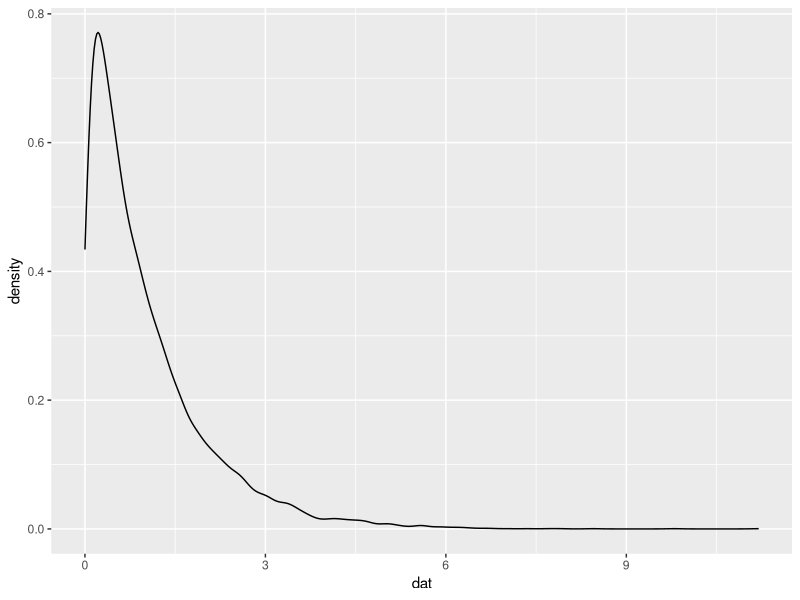
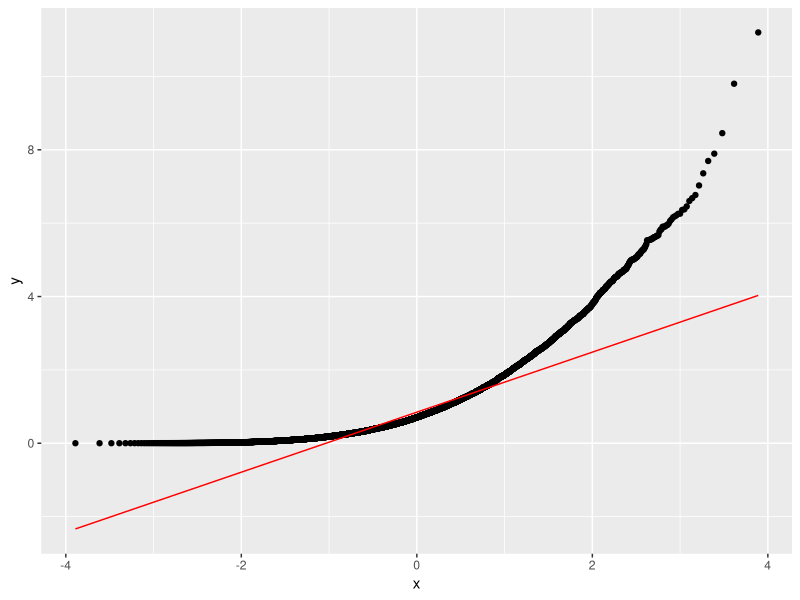
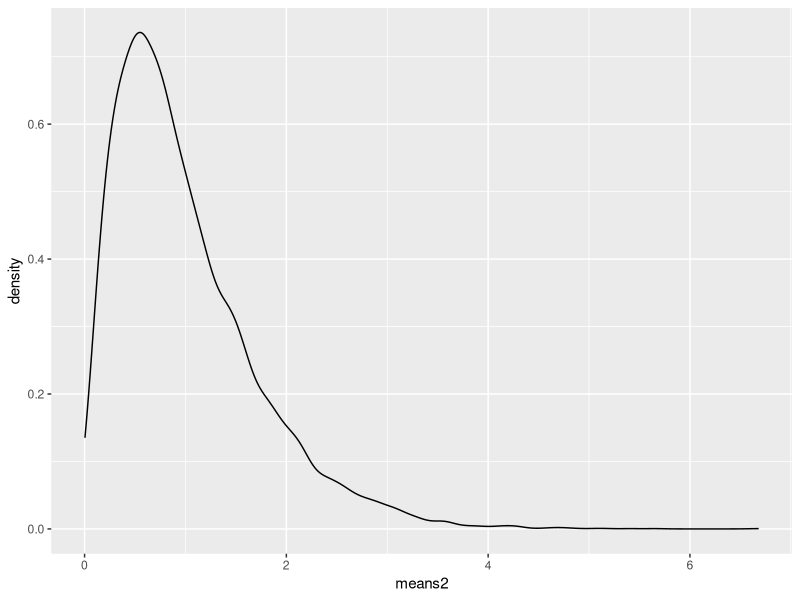
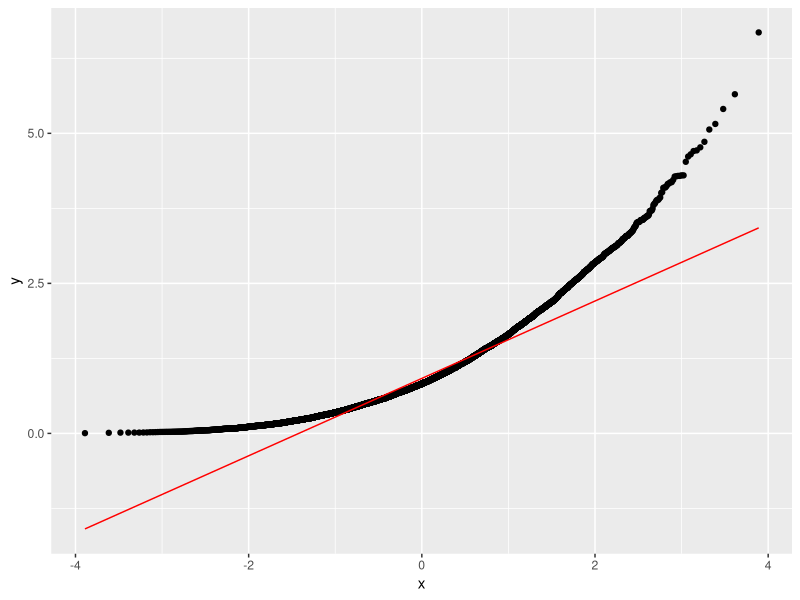

R code for these plots, in order:
dat <- rexp(10000, 1)

sampledat <- data.frame(data = dat)

library(ggplot2)
ggplot(sampledat, aes(x = dat)) +
  geom_density()

ggplot(sampledat, aes(sample = dat)) +
  geom_qq() +
  geom_qq_line(color = "red")

# -----------------------

means2 <- numeric(10000)
n <- 2

# I will get 10000 means, each from
# a sample of size n from Unif(0,1)

for (i in 1:10000){
   means2[i] <- mean(rexp(n, 1))
}
  
sampledat <- data.frame(data = means2)

# density, QQ plot of the 10,000 means 
# NOT individual values from Unif(0,1)

library(ggplot2)
ggplot(sampledat, aes(x = means2)) +
  geom_density()

ggplot(sampledat, aes(sample = means2)) +
  geom_qq() +
  geom_qq_line(color = "red")  
  